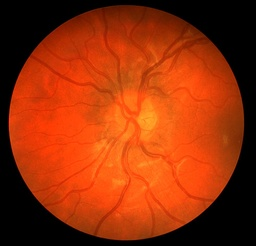
#> input picture PythonApp/source_pics/Image_05L.jpg, 256 x 246 px, shrunk from 999 x 960 before the run, found by its file name
$ python PythonApp.py
#> lines starting #> are read from the running program, lines starting #| are printed output that depends on the picture; after the words box and inside, x2 and y2 are one past the last pixel; in counts of white or black regions, pixels touching at a corner belong together
from skimage.data import camera
from skimage.filters import frangi
import cv2
import os
import matplotlib.pyplot as plt
import numpy as np
import sys
from skimage import color, data, io
from sklearn.metrics import accuracy_score,balanced_accuracy_score, jaccard_score
from imblearn.metrics import sensitivity_score, specificity_score, geometric_mean_score

def color_filter(img,circles, red, green):
    img2 = img.copy()
    for w in range(img_width):
        for h in range(img_height):
            if(in_circle(circles,w,h)): # tylko dla tych bedących pikselami oka
                #zwieksz lekko kolor czerwony
                img2[h,w][2]=min(255,int(img[h,w][2]*red))
                #zwieksz barwe zielona, proporcjonalnie do jej nasycenia
                img2[h,w][1]=min(int(img[h,w][1]*green),255)
    #cv2.imshow('green_filter',img)druga
    #cv2.waitKey(0)
    return img2

def detect_circle(img): #poszukuje obrysu oka
     img2=img.copy()
     imgGray=cv2.cvtColor(img,cv2.COLOR_BGR2GRAY)
     min_length=min(img.shape[0],img.shape[1])
     max_length=max(img.shape[0],img.shape[1])
     minradius=int(0.4*min_length)
     #alg. HoughCircles znajduje koło na zdjęciu, na wejciu img w skali szarosci
     circles = cv2.HoughCircles(imgGray,cv2.HOUGH_GRADIENT,1,20, param1=50,param2=30,minRadius=minradius,maxRadius=int(max_length*0.5))
     circles[0][0][2] = circles[0][0][2] -1
     if circles is not None:
         circles = np.uint16(np.around(circles))#zaokragla war. do war. calkowitych
         x=int(circles[0][0][0])
         y=int(circles[0][0][1])
         r=int(circles[0][0][2])
         if x!=0 and y!=0 and r!=0:
            for i in circles[0,:]:
                cv2.circle(img2,(i[0],i[1]),i[2],(0,255,0),1) # rysuje koło
            #cv2.imshow('circle',img2)
            #cv2.waitKey(0)
     return circles

#sprawdza, czy dany piksel nalezy do oczodolu (true), czy do tla(false)
def in_circle(circles,w,h,less=0):
    in_c=False
    if circles is not None:
        if (circles[0][0][0]-w)**2+(circles[0][0][1]-h)**2<(circles[0][0][2]-less)**2:
            in_c=True
    return in_c

def delete_circle(binaryImage,circles):
    binDel = binaryImage.copy()
    for w in range(img_width):
        for h in range(img_height):
            if(not in_circle(circles,w,h)):
                binDel[h,w] = False
                binDel[h,w] = False
                binDel[h,w]= False
    return binDel

# [10 lines of commented-out code are left out]


def calculate_metrics(eyeBinary,goldPath,circles):
    goldMask = cv2.cvtColor(cv2.imread('C:\\Users\\darek\\Desktop\\Pyramid Games\\PythonApp\\PythonApp\\source_pics\\Image_05L_1stHO.png'), cv2.COLOR_BGR2GRAY)
    goldBinary = goldMask>120
    goldBinary = delete_circle(goldBinary,circles)

    acc = accuracy_score(goldBinary.flatten(), eyeBinary.flatten())
    spec = specificity_score(goldBinary.flatten(), eyeBinary.flatten(), average='weighted')
    sen = sensitivity_score(goldBinary.flatten(), eyeBinary.flatten(), average='weighted')

    acc
    sen
    spec

    cv2.imshow('eyeFrangi', np.uint8(eyeBinary*255))
    cv2.imshow('eyeGold', np.uint8(goldBinary*255))
    cv2.waitKey(0)

    print('acc - ' + str(acc))
    print('spec - ' + str(spec))
    print('sen - ' + str(sen))
    return acc, spec ,sen

eyeBaseDir = 'C:\\Users\\darek\\Desktop\\Pyramid Games\\PythonApp\\PythonApp\\source_pics\\Image_05L.jpg'
image = cv2.imread(eyeBaseDir)
#> image is the input picture: shape (246, 256, 3); mean B, G, R 8.9, 47.9, 147.2
img_height=image.shape[0]
#> img_height = 246
img_width=image.shape[1]
#> img_width = 256

circles=detect_circle(image.copy())
#> in detect_circle, `imgGray=cv2.cvtColor(img,cv2.COLOR_BGR2GRAY)`:
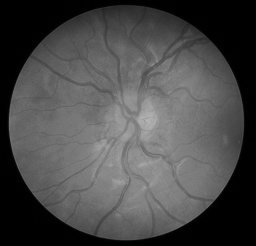
#> imgGray: shape (246, 256); min 0, max 180, mean 73.2
#> in detect_circle, `circles = cv2.HoughCircles(imgGray,cv2.HOUGH_GRADIENT,1,20, param1=50,..`: circles = [[125.5, 122.5, 117.3]]
#> in detect_circle, `circles = np.uint16(np.around(circles))#zaokragla war. do war. calkowi..`: circles = [[126, 122, 116]]
#> in detect_circle, `x=int(circles[0][0][0])`: x = 126
#> in detect_circle, `y=int(circles[0][0][1])`: y = 122
#> in detect_circle, `r=int(circles[0][0][2])`: r = 116
#> the loop in detect_circle, `for i in circles[0,:]:` made 1 pass
#> after the loop in detect_circle, `for i in circles[0,:]:`:
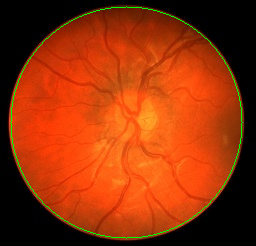
#> img2: shape (246, 256, 3); 1.04% of pixels changed, all inside (x1, y1, x2, y2) = (10, 6, 243, 239)
#> circles = [[126, 122, 116]]

#bright =change_brightness(image, 20)
greenImg = color_filter(image,circles,1.00,1.50)
#> after the loop in color_filter, `for w in range(img_width):`:
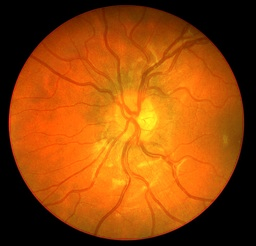
#> img2: shape (246, 256, 3); mean B, G, R 8.9, 71.2, 147.2

frangiGreen = frangi(cv2.cvtColor(greenImg, cv2.COLOR_BGR2GRAY))

binary2 = (frangiGreen*100000 > 0.09) # fuknckaj tworzaca 0-1 czarno-biale zdjecie
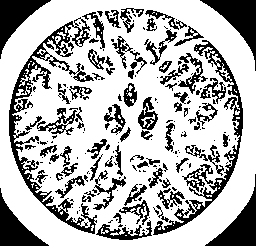
#> binary2: shape (246, 256) bool; 70.8% white; 202 black regions (126 under 20 px), largest, box (x1, y1, x2, y2) and area: (9, 17, 97, 234) 3116, (153, 40, 243, 235) 1899, (200, 0, 256, 71) 1356
binary2 = delete_circle(binary2,circles)
#> after the loop in delete_circle, `for w in range(img_width):`:
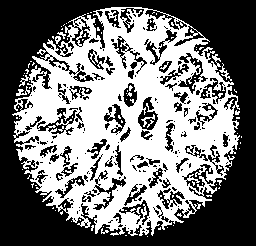
#> binDel: shape (246, 256) bool; 46.5% white; 103 white regions (95 under 20 px), largest, box (x1, y1, x2, y2) and area: (12, 7, 240, 236) 28584, (16, 86, 30, 96) 58, (219, 63, 232, 81) 56

#cv2.imshow('great frangi',np.uint8(binary2*255))
#cv2.waitKey(0)

acc, sen, spec = calculate_metrics(binary2,"",circles)
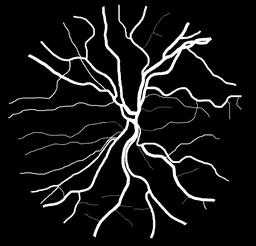
#> input picture PythonApp/source_pics/Image_05L_1stHO.png, 256 x 246 px, shrunk from 999 x 960 before the run, found by its file name
#> in calculate_metrics, `goldBinary = goldMask>120`: goldBinary: shape (246, 256) bool; 8% white in thin lines or dots, all inside (x1, y1, x2, y2) = (8, 5, 242, 238)
#> after the loop in delete_circle (call 2), `for w in range(img_width):`:
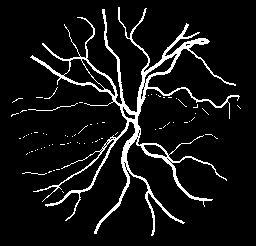
#> binDel: shape (246, 256) bool; 7.8% white in thin lines or dots, all inside (x1, y1, x2, y2) = (11, 7, 241, 236)
#> (the run stopped early here; a loop or call above may not have finished)
